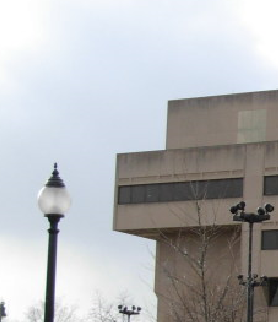
#> input picture images/posvarb1.png, 278 x 322 px
$ python img_resize.py
#> lines starting #> are read from the running program, lines starting #| are printed output that depends on the picture
import PIL
from PIL import Image

posvarB1 = Image.open('images/posvarb1.png')
#> posvarB1 is the input picture: PIL image 278x322 RGBA; mean R, G, B, A 180.9, 182.5, 185.2, 255
posvarB1 = posvarB1.resize((25,25))
#> posvarB1: PIL image 25x25 RGBA
posvarB1.save('images/posvar1fix.png')

posvarB2 = Image.open('images/posvarb2.png')
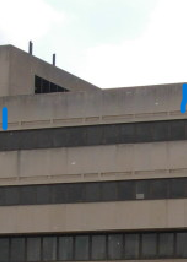
#> input picture images/posvarb2.png, 187 x 262 px
#> posvarB2 is the input picture: PIL image 187x262 RGBA; mean R, G, B, A 138.8, 136, 132.4, 255
posvarB2 = posvarB2.resize((25,25))
#> posvarB2: PIL image 25x25 RGBA
posvarB2.save('images/posvar2fix.png')

posvarB3 = Image.open('images/posvarb3.png')
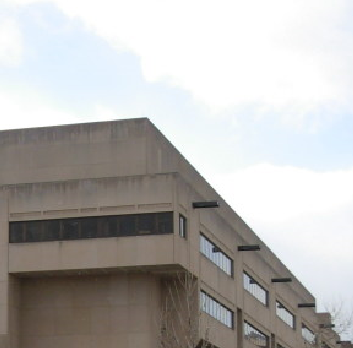
#> input picture images/posvarb3.png, 353 x 348 px
#> posvarB3 is the input picture: PIL image 353x348 RGBA; mean R, G, B, A 181.3, 179.5, 177.5, 255
posvarB3 = posvarB3.resize((25,25))
#> posvarB3: PIL image 25x25 RGBA
posvarB3.save('images/posvar3fix.png')

posvarB4 = Image.open('images/posvarb4.png')
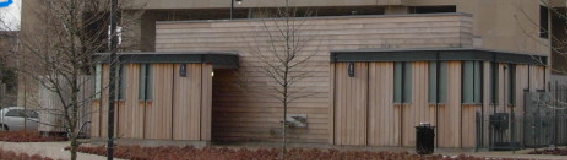
#> input picture images/posvarb4.png, 567 x 160 px
#> posvarB4 is the input picture: PIL image 567x160 RGBA; mean R, G, B, A 98.6, 88, 80.3, 255
posvarB4 = posvarB4.resize((25,25))
#> posvarB4: PIL image 25x25 RGBA
posvarB4.save('images/posvar4fix.png')

wpuB1 = Image.open('images/wpub1.png')
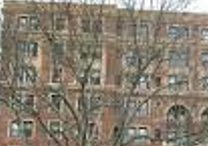
#> input picture images/wpub1.png, 208 x 146 px
#> wpuB1 is the input picture: PIL image 208x146 RGBA; mean R, G, B, A 134.9, 126.2, 112.2, 255
wpuB1 = wpuB1.resize((25,25))
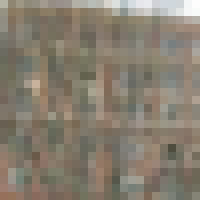
#> wpuB1: PIL image 25x25 RGBA (shown 8 times larger); mean R, G, B, A 134.7, 126.1, 112, 255
wpuB1.save('images/wpub1fix.png')

wpuB2 = Image.open('images/wpub2.png')
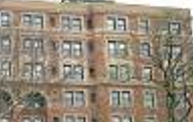
#> input picture images/wpub2.png, 193 x 122 px
#> wpuB2 is the input picture: PIL image 193x122 RGBA; mean R, G, B, A 148.8, 137.4, 121.6, 255
wpuB2 = wpuB2.resize((25,25))
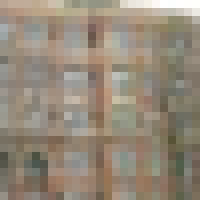
#> wpuB2: PIL image 25x25 RGBA (shown 8 times larger); mean R, G, B, A 148.8, 137.2, 121.4, 255
wpuB2.save('images/wpub2fix.png')

#> (the run stopped early here; a loop or call above may not have finished)
